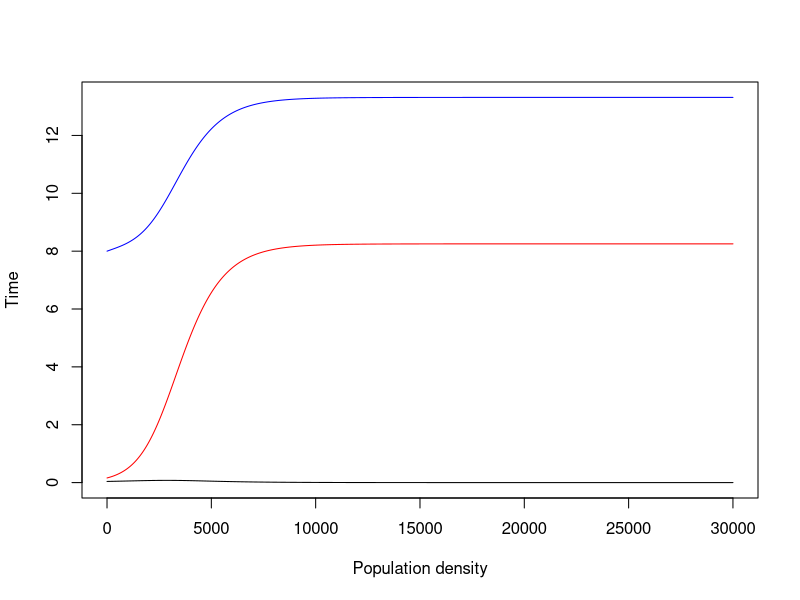

The R source for this figure:
#=============================================================================
# R code to implement and explore an ODE for resource-consumer dynamics 
# between algae and photosynthetic diazotrophs. The model assumes that two
# Nitrogen pools are present: 1 in the water column that only algae consume, 
# and 1 that is internal to nitrogen-fixing diazotrophs. This second source
# can become available to algae when diazotrophs die. 
# 
# Eventually the demographic rates will become temperature dependent. 
#=============================================================================
# load libraries
#=============================================================================
library(tidyverse)
library(deSolve)


#=============================================================================
# Define the population dynamics through the following function
# This model includes one consumers: Pn and Pf 
# 	Pn is a consumer of Nitrogen and light. 
#	Pf is a consumer of Nitrogen and light, but also fixes N. 
# This model includes one resource: R 
# 	R can be added at a constant rate. 
#	R is produced by the mortality of both Pn and Pf
#
# The growth rates of both species are determined by light intensity. 
# Light intensity is a function of depth, and decreases as densities of both
# species increase. The extra set of equations in the model definition 
# calculate a new average growth rate each time step based on these factors.  
#=============================================================================

agawin_mod = function(times,sp,parms){
	with( as.list(c(parms, sp )), #args = parms (list of parameters), sp (matrix of outputs (N) -- add a line each time step)
		{	
			##### Determine species-specific average growth rates as a function
			##### of resource availibility and light intensity (eqs. 7, 9-10)
			Iout = Iin *(exp( zM*(-Kbg - kN*Pn - kF*Pf) ) ) #eq 7 at zM #Iout = average amount of light as a function of depth
			       #k = light attenuation, P is abundance, for species N and F (F is fixer) 
		
			#Average growth rate of Pn (eq 9)
			gn_ave = gmn * (R/(Mn+R))*( ( log(Hn+Iin) - log(Hn+Iout) ) / 
			(log(Iin)-log(Iout) ) )

			#Average growth rate of Pf (eq 10)
			gf_ave = (gmfn2 *Mf + gmfn03*R)/(Mf+R)*( ( log(Hf+Iin) - log(Hf+Iout) ) / 
			(log(Iin)-log(Iout)) )

			##### Consumer dynamics 
			#Algae (Eq 1) : 
			dPn = Pn * ( gn_ave - mn) #dPn calculates change at next time point, so uses all variables from the last time step; Jacob has factored out PN
			#N fixer (Eq 2): 
			dPf = Pf * ( gf_ave - mf )			 
			
			####Resource (N) (Eq 3): 
			dR = D*(Rin - R) - Qn*gn_ave*Pn - Pf*gf_ave*Qf + ef*Pf*gf_ave*Qf

	  	list( c(dPn,dPf,dR) )
		})	

}  


#=============================================================================
# Set values of the population parameters
#=============================================================================
###From table 3
###Non-fixer (there are two of these, chlorella for now)
mn = 0.014 #mortality

#These terms are all for the growth rate gn_ave. 
gmn = 0.06 #Max gr
Mn = 0.308 #Half saturation constants 
Hn = 80

###Fixer
mf =0.014 #mortality

#These terms are all for the growth rates gfno3 and gfn2. There are two sets of
#these for high and low light: 
#Use the high light treatment for now.
gmfn03 = .084
gmfn2 =  0.025
#Half saturation constants 
#All of Hs and Ms are set to be equal by the authors. 
Hf = 70
Mf = 1
# Hfn2 = 70
# Hfno3 = 70
# Mfn2 = 1
# Mfno3 = 1 

###Resource
Qn = 0.079#cell quota of N
Qf = 0.092#cell quota of N

D = 0.014 #dilution rate in experiment. 
Iin = 40 #Light in, HL
Rin = 8 #These are the treatment levels of N input. 0, 0.1, 0.5, 8. 

###Parametes for light intensity calculation (eqs 7-10)
#Growth rate is spatially (i.e. depth) dependent. The average growth rates (eqs 4 - 6) for 
#each species are light dependent. Light intensity is dependent on population 
#densities, depth, and some physical parameters as described by equation 7.
# 
#The integral in eq. 8 could be implemented directly in this code. However, 
#the authors show that this integral can be solved analytically which leads to 
#equations 9-10. These equations only require the endpoints of light intensity: 
#i.e., the light at depth 0, and at the mixing depth z_M, at the bottom of the 
#container.
Kbg = 4.75 #4.75 #Background turbidity. In a few cases this is 11
zM = 0.05 #mixing depth
kF = 4.86 #light attenutation constants. 
kN = 5.68 #This is determined by eq 13 for Synechococcus
ef = 8 #

#Put these parameters all together in a list to pass to deSolve with the model
#definition. 
parms = list(
			mn = mn, gmn = gmn, Mn = Mn, Hn = Hn, 
			mf = mf, gmfn03 = gmfn03, gmfn2 = gmfn2, Hf = Hf, Mf = Mf,  
			Qn = Qn, Qf = Qf, D= D, Iin = Iin, Rin = Rin, Kbg = Kbg, zM = zM, kF = kF,
			kN = kN, ef=ef
		 )

#=============================================================================
# Run the model with initial conditions 
#=============================================================================
tend = 3000
delta1 = 0.1
times  = seq(from = 0, to = tend, by = delta1)
tl = length(times)
#Use ICs to help set the scenario. E.g., when Pn or Pf =0, 
#this is a monoculture experiment. Otherwise, use ICs from those reported in 
#Table 1
minit =  c(Pn = 0.04,Pf = 0.16, R = Rin)

#Run the model
agawin_out = ode(y=minit, times=times, func=agawin_mod, parms=parms)

#=============================================================================
# Plot
#=============================================================================
#Black is Pn (Cyanothece) 
#Red is Pf (Chlorella)
#Blue is R (N)

plot( agawin_out [,2], t="l", ylab = "Time", xlab = "Population density", 
	ylim = c(0, max(agawin_out[,2:4]) ) )
cuse = c("black","black","red","blue","green")
for ( n in 3:4) {
	lines (agawin_out[,n], col = cuse[n] )
}
